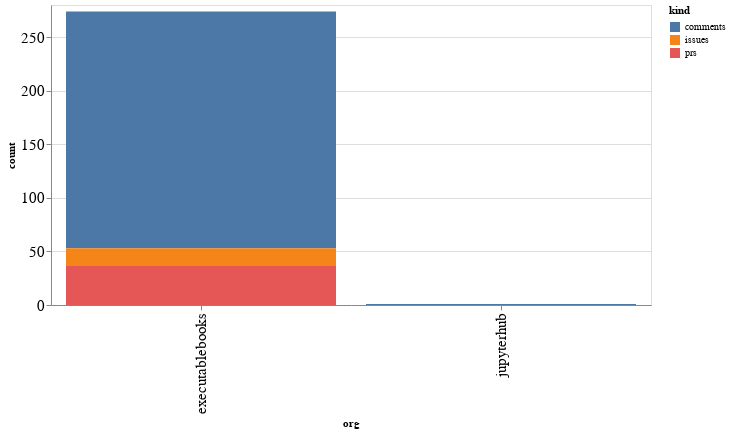

Here is the notebook cell this chart was saved with:
### Code cell
alt.Chart(org_summaries, width=600).mark_bar().encode(
    x='org',
    y='count',
    color='kind',
    tooltip="org"
)

### Figure 1 — Vega-Lite specification as saved in the notebook (floating-point values rounded to 4 significant figures)
{"config": {"axisLeft": {"labelFontSize": 15}, "axisBottom": {"labelFontSize": 15}}, "data": {"name": "data-f6273d435a3814ab1873668a59f7a834"}, "mark": "bar", "encoding": {"color": {"type": "nominal", "field": "kind"}, "tooltip": {"type": "nominal", "field": "org"}, "x": {"type": "nominal", "field": "org"}, "y": {"type": "quantitative", "field": "count"}}, "width": 600, "$schema": "https://vega.github.io/schema/vega-lite/v4.8.1.json", "datasets": {"data-f6273d435a3814ab1873668a59f7a834": [{"org": "executablebooks", "kind": "comments", "count": 221}, {"org": "executablebooks", "kind": "issues", "count": 16}, {"org": "executablebooks", "kind": "prs", "count": 37}, {"org": "jupyterhub", "kind": "comments", "count": 1}]}}
